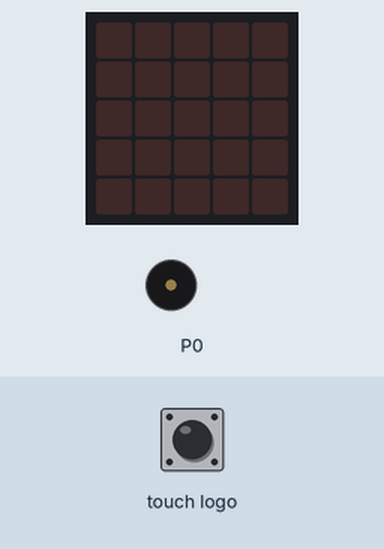
Simulated run of this program. Board: BBC micro:bit (MakeCode). Parts: the board's 5×5 LED display, buzzer (waves = sounding). Random numbers come from a fixed seed.

Above: at 0.1 s.
At 17.5 s:
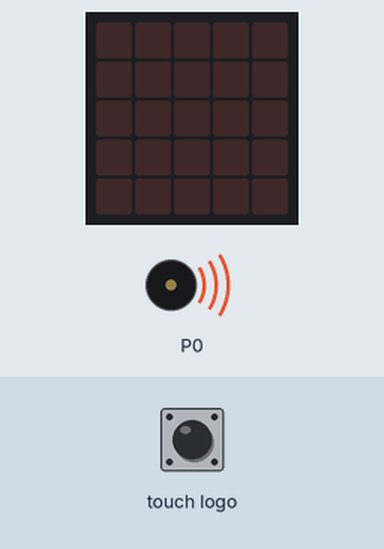
At 36.0 s:
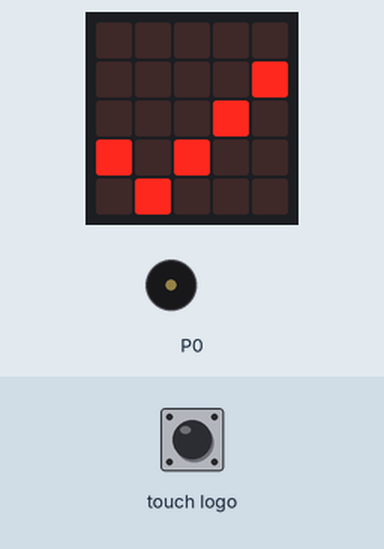
Timing chart, 0 to 37.5 s (numbered marks = the images above):
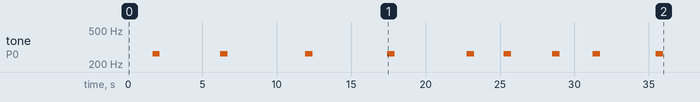

Measured:
- by itself, tone on P0: plays 262 Hz for 0.50 s, 262 Hz for 0.50 s, 262 Hz for 0.50 s, 262 Hz for 0.50 s, 262 Hz for 0.50 s, 262 Hz for 0.50 s … (9 notes in this stretch)

The program:

main.ts
```typescript
let game_started = false
input.onLogoEvent(TouchButtonEvent.Pressed, function () {

})
basic.forever(function () {
    game_started = false
    basic.pause(100)
    basic.clearScreen()
    basic.pause(randint(1000, 5000))
    game_started = true
    music.playTone(262, music.beat(BeatFraction.Whole))
    basic.showIcon(IconNames.Yes)
})
basic.forever(function () {

})
```

test.ts
```typescript
// Hier kann man Tests durchführen; diese Datei wird nicht kompiliert, wenn dieses Paket als Erweiterung verwendet wird.
```
